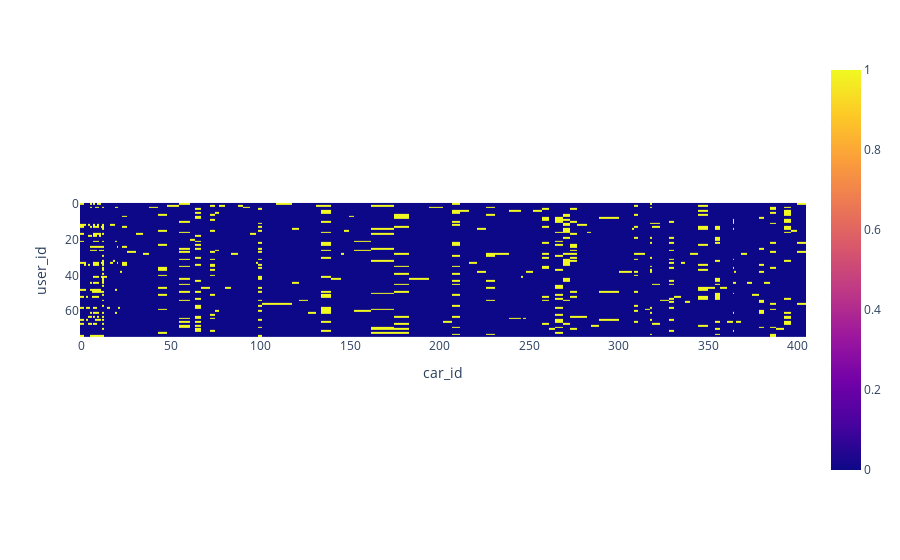

Notebook cell for this chart:
### Code cell
px.imshow(actions_pivot_table)

### Figure 1 — Plotly figure (JSON) as saved in the notebook; plotly's stock layout.template omitted (floating-point values rounded to 4 significant figures; data arrays with more than 128 entries replaced by an {"elided": "..."} marker saying what was removed)
{"data": [{"coloraxis": "coloraxis", "hovertemplate": "car_id: %{x}<br>user_id: %{y}<br>color: %{z}<extra></extra>", "name": "0", "type": "heatmap", "x": [0, 2, 3, 4, 5, 6, 7, 8, 9, 10, 11, 12, 13, 15, 17, 18, 19, 20, 21, 22, 23, 28, 33, 35, 40, 45, 50, 59, 62, 64, 69, 74, 75, 78, 82, 85, 89, 91, 97, 98, 99, 102, 115, 120, 123, 130, 132, 135, 143, 146, 147, 151, 153, 170, 179, 187, 201, 202, 211, 212, 220, 221, 230, 232, 245, 246, 247, 249, 255, 259, 263, 266, 272, 273, 280, 284, 285, 293, 307, 308, 309, 312, 317, 318, 319, 327, 329, 333, 336, 338, 341, 347, 352, 355, 358, 363, 364, 365, 366, 370, 373, 376, 380, 382, 387, 389, 395, 397, 402], "xaxis": "x", "y": [0, 1, 2, 3, 4, 5, 6, 7, 8, 9, 10, 11, 12, 13, 14, 15, 16, 17, 18, 19, 20, 21, 22, 23, 24, 25, 26, 27, 28, 29, 30, 31, 32, 33, 34, 35, 36, 37, 38, 39, 40, 41, 42, 43, 44, 45, 46, 47, 48, 49, 50, 51, 52, 53, 54, 55, 56, 57, 58, 59, 60, 61, 62, 63, 64, 65, 66, 67, 68, 69, 70, 71, 72, 73, 74], "yaxis": "y", "z": {"elided": "75x109 int values"}}], "layout": {"coloraxis": {"colorscale": [[0, "#0d0887"], [0.1111, "#46039f"], [0.2222, "#7201a8"], [0.3333, "#9c179e"], [0.4444, "#bd3786"], [0.5556, "#d8576b"], [0.6667, "#ed7953"], [0.7778, "#fb9f3a"], [0.8889, "#fdca26"], [1, "#f0f921"]]}, "margin": {"t": 60}, "xaxis": {"anchor": "y", "constrain": "domain", "domain": [0, 1], "scaleanchor": "y", "title": {"text": "car_id"}}, "yaxis": {"anchor": "x", "autorange": "reversed", "constrain": "domain", "domain": [0, 1], "title": {"text": "user_id"}}}}
